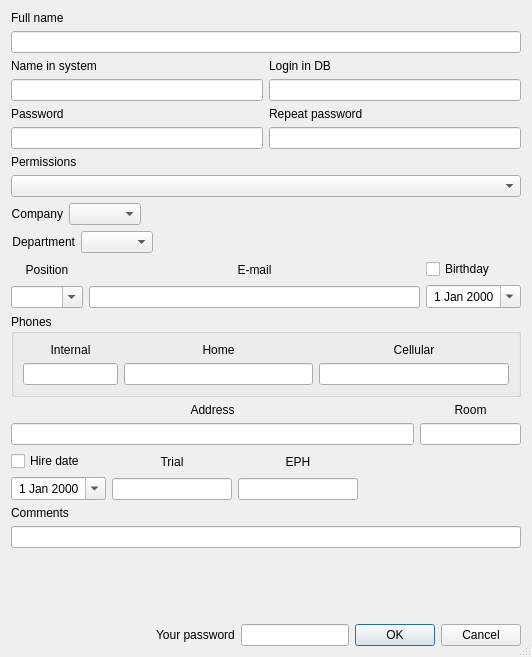
<?xml version="1.0" encoding="UTF-8"?>
<ui version="4.0">
 <class>NewUserDlg</class>
 <widget class="QDialog" name="NewUserDlg">
  <property name="geometry">
   <rect>
    <x>0</x>
    <y>0</y>
    <width>532</width>
    <height>657</height>
   </rect>
  </property>
  <property name="windowTitle">
   <string>New user</string>
  </property>
  <property name="locale">
   <locale language="English" country="UnitedStates"/>
  </property>
  <property name="sizeGripEnabled">
   <bool>true</bool>
  </property>
  <layout class="QVBoxLayout" name="verticalLayout_7">
   <item>
    <layout class="QVBoxLayout" name="verticalLayout">
     <item>
      <widget class="QLabel" name="label">
       <property name="text">
        <string>Full name</string>
       </property>
      </widget>
     </item>
     <item>
      <widget class="QLineEdit" name="leFullName"/>
     </item>
    </layout>
   </item>
   <item>
    <layout class="QHBoxLayout" name="horizontalLayout">
     <item>
      <layout class="QVBoxLayout" name="verticalLayout_2">
       <item>
        <widget class="QLabel" name="label_2">
         <property name="text">
          <string>Name in system</string>
         </property>
        </widget>
       </item>
       <item>
        <widget class="QLineEdit" name="leName"/>
       </item>
      </layout>
     </item>
     <item>
      <layout class="QVBoxLayout" name="verticalLayout_3">
       <item>
        <widget class="QLabel" name="label_3">
         <property name="text">
          <string>Login in DB</string>
         </property>
        </widget>
       </item>
       <item>
        <widget class="QLineEditEn" name="leLogin">
         <property name="inputMethodHints">
          <set>Qt::ImhPreferUppercase</set>
         </property>
        </widget>
       </item>
      </layout>
     </item>
    </layout>
   </item>
   <item>
    <layout class="QHBoxLayout" name="horizontalLayout_2">
     <item>
      <layout class="QVBoxLayout" name="verticalLayout_4">
       <item>
        <widget class="QLabel" name="label_4">
         <property name="text">
          <string>Password</string>
         </property>
        </widget>
       </item>
       <item>
        <widget class="QLineEditEn" name="lePass1">
         <property name="echoMode">
          <enum>QLineEdit::Password</enum>
         </property>
        </widget>
       </item>
      </layout>
     </item>
     <item>
      <layout class="QVBoxLayout" name="verticalLayout_5">
       <item>
        <widget class="QLabel" name="label_5">
         <property name="text">
          <string>Repeat password</string>
         </property>
        </widget>
       </item>
       <item>
        <widget class="QLineEditEn" name="lePass2">
         <property name="echoMode">
          <enum>QLineEdit::Password</enum>
         </property>
        </widget>
       </item>
      </layout>
     </item>
    </layout>
   </item>
   <item>
    <layout class="QVBoxLayout" name="verticalLayout_6">
     <item>
      <widget class="QLabel" name="label_6">
       <property name="text">
        <string>Permissions</string>
       </property>
      </widget>
     </item>
     <item>
      <widget class="QComboBox" name="cbRights">
       <property name="sizeAdjustPolicy">
        <enum>QComboBox::AdjustToContents</enum>
       </property>
      </widget>
     </item>
    </layout>
   </item>
   <item>
    <widget class="QWidget" name="wdCompany" native="true">
     <layout class="QHBoxLayout" name="horizontalLayout_4">
      <property name="leftMargin">
       <number>0</number>
      </property>
      <property name="topMargin">
       <number>0</number>
      </property>
      <property name="rightMargin">
       <number>0</number>
      </property>
      <property name="bottomMargin">
       <number>0</number>
      </property>
      <item>
       <widget class="QLabel" name="label_8">
        <property name="text">
         <string>Company</string>
        </property>
        <property name="alignment">
         <set>Qt::AlignRight|Qt::AlignTrailing|Qt::AlignVCenter</set>
        </property>
       </widget>
      </item>
      <item>
       <widget class="QComboBox" name="cbCompany">
        <property name="sizeAdjustPolicy">
         <enum>QComboBox::AdjustToContents</enum>
        </property>
       </widget>
      </item>
      <item>
       <spacer name="horizontalSpacer">
        <property name="orientation">
         <enum>Qt::Horizontal</enum>
        </property>
        <property name="sizeHint" stdset="0">
         <size>
          <width>40</width>
          <height>20</height>
         </size>
        </property>
       </spacer>
      </item>
     </layout>
    </widget>
   </item>
   <item>
    <widget class="QWidget" name="wdDepartment" native="true">
     <layout class="QHBoxLayout" name="horizontalLayout_9">
      <property name="leftMargin">
       <number>0</number>
      </property>
      <property name="topMargin">
       <number>0</number>
      </property>
      <property name="rightMargin">
       <number>0</number>
      </property>
      <property name="bottomMargin">
       <number>0</number>
      </property>
      <item>
       <widget class="QLabel" name="label_19">
        <property name="text">
         <string>Department</string>
        </property>
        <property name="alignment">
         <set>Qt::AlignRight|Qt::AlignTrailing|Qt::AlignVCenter</set>
        </property>
       </widget>
      </item>
      <item>
       <widget class="QComboBox" name="cbDepartment">
        <property name="sizeAdjustPolicy">
         <enum>QComboBox::AdjustToContents</enum>
        </property>
       </widget>
      </item>
      <item>
       <spacer name="horizontalSpacer_2">
        <property name="orientation">
         <enum>Qt::Horizontal</enum>
        </property>
        <property name="sizeHint" stdset="0">
         <size>
          <width>40</width>
          <height>20</height>
         </size>
        </property>
       </spacer>
      </item>
     </layout>
    </widget>
   </item>
   <item>
    <layout class="QHBoxLayout" name="horizontalLayout_5">
     <item>
      <layout class="QVBoxLayout" name="verticalLayout_8">
       <item>
        <widget class="QLabel" name="label_9">
         <property name="text">
          <string>Position</string>
         </property>
         <property name="alignment">
          <set>Qt::AlignCenter</set>
         </property>
        </widget>
       </item>
       <item>
        <widget class="QComboBox" name="cbPosition">
         <property name="editable">
          <bool>true</bool>
         </property>
         <property name="sizeAdjustPolicy">
          <enum>QComboBox::AdjustToContents</enum>
         </property>
        </widget>
       </item>
      </layout>
     </item>
     <item>
      <layout class="QVBoxLayout" name="verticalLayout_9">
       <item>
        <widget class="QLabel" name="label_10">
         <property name="text">
          <string>E-mail</string>
         </property>
         <property name="alignment">
          <set>Qt::AlignCenter</set>
         </property>
        </widget>
       </item>
       <item>
        <widget class="QLineEdit" name="leEMail">
         <property name="alignment">
          <set>Qt::AlignCenter</set>
         </property>
        </widget>
       </item>
      </layout>
     </item>
     <item>
      <layout class="QVBoxLayout" name="verticalLayout_10">
       <item>
        <widget class="QRoCheckBox" name="cbBirthDay">
         <property name="text">
          <string>Birthday</string>
         </property>
        </widget>
       </item>
       <item>
        <widget class="QDateEdit" name="deBirthday">
         <property name="alignment">
          <set>Qt::AlignCenter</set>
         </property>
         <property name="calendarPopup">
          <bool>true</bool>
         </property>
        </widget>
       </item>
      </layout>
     </item>
    </layout>
   </item>
   <item>
    <widget class="QGroupBox" name="groupBox">
     <property name="title">
      <string>Phones</string>
     </property>
     <layout class="QHBoxLayout" name="horizontalLayout_7" stretch="2,4,4">
      <item>
       <layout class="QVBoxLayout" name="verticalLayout_12">
        <item>
         <widget class="QLabel" name="label_11">
          <property name="text">
           <string>Internal</string>
          </property>
          <property name="alignment">
           <set>Qt::AlignCenter</set>
          </property>
         </widget>
        </item>
        <item>
         <widget class="QLineEdit" name="lePhone1">
          <property name="alignment">
           <set>Qt::AlignCenter</set>
          </property>
         </widget>
        </item>
       </layout>
      </item>
      <item>
       <layout class="QVBoxLayout" name="verticalLayout_15">
        <item>
         <widget class="QLabel" name="label_12">
          <property name="text">
           <string>Home</string>
          </property>
          <property name="alignment">
           <set>Qt::AlignCenter</set>
          </property>
         </widget>
        </item>
        <item>
         <widget class="QLineEdit" name="lePhone2">
          <property name="alignment">
           <set>Qt::AlignCenter</set>
          </property>
         </widget>
        </item>
       </layout>
      </item>
      <item>
       <layout class="QVBoxLayout" name="verticalLayout_16">
        <item>
         <widget class="QLabel" name="label_13">
          <property name="text">
           <string>Cellular</string>
          </property>
          <property name="alignment">
           <set>Qt::AlignCenter</set>
          </property>
         </widget>
        </item>
        <item>
         <widget class="QLineEdit" name="lePhone3">
          <property name="alignment">
           <set>Qt::AlignCenter</set>
          </property>
         </widget>
        </item>
       </layout>
      </item>
     </layout>
    </widget>
   </item>
   <item>
    <layout class="QHBoxLayout" name="horizontalLayout_8" stretch="8,2">
     <item>
      <layout class="QVBoxLayout" name="verticalLayout_17">
       <item>
        <widget class="QLabel" name="label_17">
         <property name="text">
          <string>Address</string>
         </property>
         <property name="alignment">
          <set>Qt::AlignCenter</set>
         </property>
        </widget>
       </item>
       <item>
        <widget class="QLineEdit" name="leAddress"/>
       </item>
      </layout>
     </item>
     <item>
      <layout class="QVBoxLayout" name="verticalLayout_18">
       <item>
        <widget class="QLabel" name="label_18">
         <property name="text">
          <string>Room</string>
         </property>
         <property name="alignment">
          <set>Qt::AlignCenter</set>
         </property>
        </widget>
       </item>
       <item>
        <widget class="QLineEdit" name="leRoom"/>
       </item>
      </layout>
     </item>
    </layout>
   </item>
   <item>
    <layout class="QHBoxLayout" name="horizontalLayout_6">
     <item>
      <widget class="QWidget" name="widHireDate" native="true">
       <layout class="QVBoxLayout" name="verticalLayout_11">
        <property name="leftMargin">
         <number>0</number>
        </property>
        <property name="topMargin">
         <number>0</number>
        </property>
        <property name="rightMargin">
         <number>0</number>
        </property>
        <property name="bottomMargin">
         <number>0</number>
        </property>
        <item>
         <widget class="QRoCheckBox" name="cbHireDate">
          <property name="text">
           <string>Hire date</string>
          </property>
         </widget>
        </item>
        <item>
         <widget class="QDateEdit" name="deHireDate">
          <property name="alignment">
           <set>Qt::AlignCenter</set>
          </property>
          <property name="calendarPopup">
           <bool>true</bool>
          </property>
         </widget>
        </item>
       </layout>
      </widget>
     </item>
     <item>
      <widget class="QWidget" name="widTrial" native="true">
       <property name="maximumSize">
        <size>
         <width>120</width>
         <height>16777215</height>
        </size>
       </property>
       <layout class="QVBoxLayout" name="verticalLayout_13">
        <property name="leftMargin">
         <number>0</number>
        </property>
        <property name="topMargin">
         <number>0</number>
        </property>
        <property name="rightMargin">
         <number>0</number>
        </property>
        <property name="bottomMargin">
         <number>0</number>
        </property>
        <item>
         <widget class="QLabel" name="label_14">
          <property name="toolTip">
           <string>Trial period, monthes</string>
          </property>
          <property name="text">
           <string>Trial</string>
          </property>
          <property name="alignment">
           <set>Qt::AlignCenter</set>
          </property>
         </widget>
        </item>
        <item>
         <widget class="QLineEdit" name="leTrial">
          <property name="toolTip">
           <string>Trial period, monthes</string>
          </property>
          <property name="alignment">
           <set>Qt::AlignCenter</set>
          </property>
         </widget>
        </item>
       </layout>
      </widget>
     </item>
     <item>
      <widget class="QWidget" name="widEPH" native="true">
       <property name="maximumSize">
        <size>
         <width>120</width>
         <height>16777215</height>
        </size>
       </property>
       <layout class="QVBoxLayout" name="verticalLayout_14">
        <property name="leftMargin">
         <number>0</number>
        </property>
        <property name="topMargin">
         <number>0</number>
        </property>
        <property name="rightMargin">
         <number>0</number>
        </property>
        <property name="bottomMargin">
         <number>0</number>
        </property>
        <item>
         <widget class="QLabel" name="label_15">
          <property name="toolTip">
           <string>Expense per hour</string>
          </property>
          <property name="text">
           <string>EPH</string>
          </property>
          <property name="alignment">
           <set>Qt::AlignCenter</set>
          </property>
         </widget>
        </item>
        <item>
         <widget class="QLineEdit" name="leEPH">
          <property name="toolTip">
           <string>Expense per hour</string>
          </property>
          <property name="alignment">
           <set>Qt::AlignCenter</set>
          </property>
         </widget>
        </item>
       </layout>
      </widget>
     </item>
     <item>
      <spacer name="horizontalSpacer_3">
       <property name="orientation">
        <enum>Qt::Horizontal</enum>
       </property>
       <property name="sizeHint" stdset="0">
        <size>
         <width>40</width>
         <height>0</height>
        </size>
       </property>
      </spacer>
     </item>
    </layout>
   </item>
   <item>
    <widget class="QLabel" name="label_16">
     <property name="text">
      <string>Comments</string>
     </property>
    </widget>
   </item>
   <item>
    <widget class="QLineEdit" name="leComments"/>
   </item>
   <item>
    <spacer name="verticalSpacer">
     <property name="orientation">
      <enum>Qt::Vertical</enum>
     </property>
     <property name="sizeHint" stdset="0">
      <size>
       <width>20</width>
       <height>40</height>
      </size>
     </property>
    </spacer>
   </item>
   <item>
    <layout class="QHBoxLayout" name="horizontalLayout_10" stretch="1,0,0">
     <item>
      <spacer name="horizontalSpacer_4">
       <property name="orientation">
        <enum>Qt::Horizontal</enum>
       </property>
       <property name="sizeHint" stdset="0">
        <size>
         <width>40</width>
         <height>20</height>
        </size>
       </property>
      </spacer>
     </item>
     <item>
      <widget class="QWidget" name="wdYourPass" native="true">
       <layout class="QHBoxLayout" name="horizontalLayout_11">
        <property name="leftMargin">
         <number>0</number>
        </property>
        <property name="topMargin">
         <number>0</number>
        </property>
        <property name="rightMargin">
         <number>0</number>
        </property>
        <property name="bottomMargin">
         <number>0</number>
        </property>
        <item>
         <widget class="QLabel" name="label_7">
          <property name="text">
           <string>Your password</string>
          </property>
         </widget>
        </item>
        <item>
         <widget class="QLineEditEn" name="leYourPass">
          <property name="echoMode">
           <enum>QLineEdit::Password</enum>
          </property>
         </widget>
        </item>
       </layout>
      </widget>
     </item>
     <item>
      <widget class="QDialogButtonBox" name="buttonBox">
       <property name="orientation">
        <enum>Qt::Horizontal</enum>
       </property>
       <property name="standardButtons">
        <set>QDialogButtonBox::Cancel|QDialogButtonBox::Ok</set>
       </property>
      </widget>
     </item>
    </layout>
   </item>
  </layout>
 </widget>
 <customwidgets>
  <customwidget>
   <class>QLineEditEn</class>
   <extends>QLineEdit</extends>
   <header>../VProject/QLineEditEn.h</header>
  </customwidget>
  <customwidget>
   <class>QRoCheckBox</class>
   <extends>QCheckBox</extends>
   <header>../VProject/QRoCheckBox.h</header>
  </customwidget>
 </customwidgets>
 <resources/>
 <connections>
  <connection>
   <sender>buttonBox</sender>
   <signal>accepted()</signal>
   <receiver>NewUserDlg</receiver>
   <slot>Accept()</slot>
   <hints>
    <hint type="sourcelabel">
     <x>248</x>
     <y>254</y>
    </hint>
    <hint type="destinationlabel">
     <x>157</x>
     <y>274</y>
    </hint>
   </hints>
  </connection>
  <connection>
   <sender>buttonBox</sender>
   <signal>rejected()</signal>
   <receiver>NewUserDlg</receiver>
   <slot>reject()</slot>
   <hints>
    <hint type="sourcelabel">
     <x>316</x>
     <y>260</y>
    </hint>
    <hint type="destinationlabel">
     <x>286</x>
     <y>274</y>
    </hint>
   </hints>
  </connection>
 </connections>
 <slots>
  <slot>Accept()</slot>
 </slots>
</ui>
